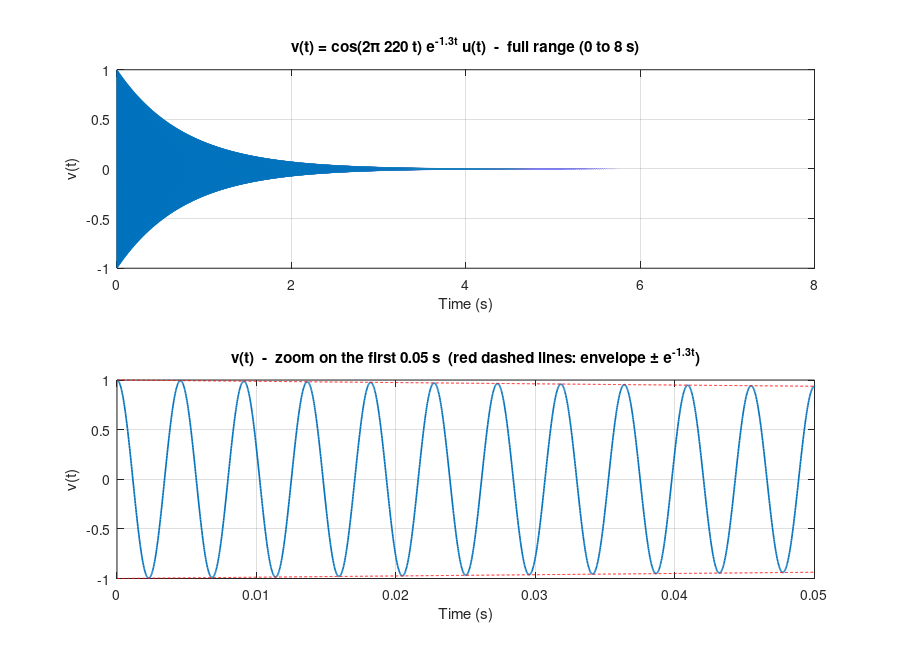
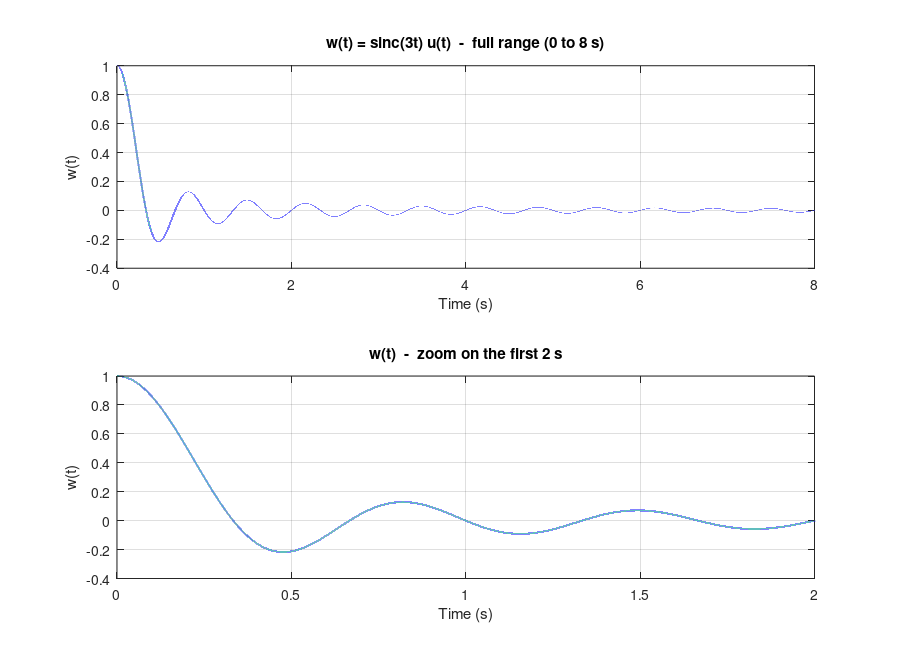
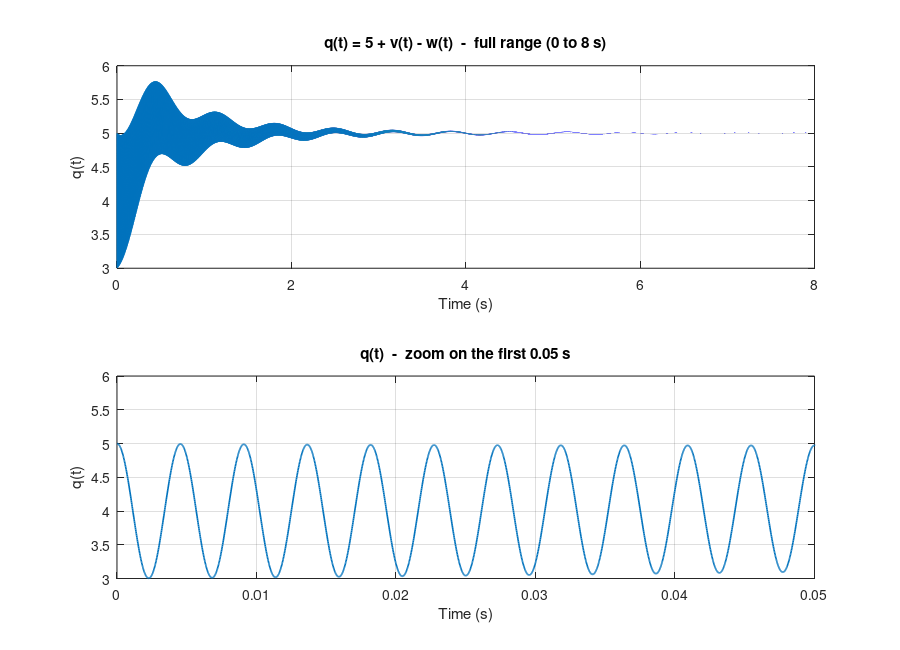
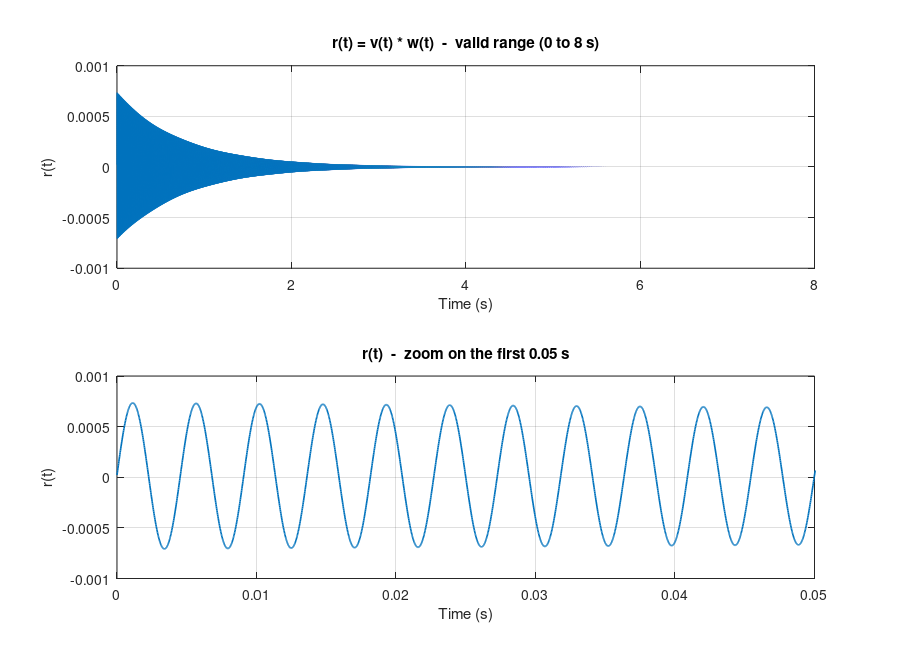

Source code (MATLAB) for these figures, in order:
% =====================================================================
% Signals and Systems (3302-EE-3) - Mini Project - Project Set 10
% Tool    : GNU Octave
%
% Parts:  a) v(t)   b) w(t)   c) q(t)   d) r(t) = v(t) * w(t)
%         e) even and odd parts of r(t)   f) voice power spectrum
% Extra:  sampling-rate check for the convolution
%
% All figures are saved automatically as PNG files in the same folder.
% All printed numbers are also saved in the file results_log.txt.
% =====================================================================
clc; clear; close all;
more off;

% Save everything printed in the Command Window to a text file
if exist("results_log.txt", "file")
  delete("results_log.txt");
end
diary("results_log.txt");

% ---------------------------- Settings -------------------------------
fs = 44100;              % sampling rate (Hz)
dt = 1/fs;               % time between two samples (s)
T  = 8;                  % duration of the signals (s)
f  = 220;                % reference frequency (Hz)
t  = 0:dt:T;             % time axis from 0 to 8 s
N  = length(t);          % number of samples

zoom_end = 0.05;         % zoom window: first 0.05 s (11 cycles of 220 Hz)
fig_size = [0 0 9 6.5];  % size of the saved figures (inches)

% Unit step u(t): it is 1 for every t >= 0, so it is 1 on the whole axis
u = double(t >= 0);

printf("GNU Octave version %s\n", version);
printf("fs = %d Hz, dt = %.4e s, N = %d samples\n\n", fs, dt, N);

% ------------------------- Part a: v(t) ------------------------------
% Cosine of 220 Hz multiplied by a decaying exponential
v = cos(2*pi*f*t) .* exp(-1.3*t) .* u;

figure;
set(gcf, "paperunits", "inches", "paperpositionmode", "manual", ...
         "paperposition", fig_size);
subplot(2,1,1);
plot(t, v); grid on;
xlabel("Time (s)"); ylabel("v(t)");
title("v(t) = cos(2\\pi 220 t) e^{-1.3t} u(t)  -  full range (0 to 8 s)");
subplot(2,1,2);
plot(t, v, "linewidth", 1.2); grid on; hold on;
plot(t,  exp(-1.3*t), "r--");            % upper envelope
plot(t, -exp(-1.3*t), "r--");            % lower envelope
xlim([0 zoom_end]);
xlabel("Time (s)"); ylabel("v(t)");
title("v(t)  -  zoom on the first 0.05 s  (red dashed lines: envelope \\pm e^{-1.3t})");
print("-dpng", "-r150", "fig1_v.png");

printf("Part a: max v = %.4f, min v = %.4f, v(8) = %.3e\n", ...
       max(v), min(v), v(end));

% ------------------------- Part b: w(t) ------------------------------
% Octave definition:  sinc(x) = sin(pi*x) / (pi*x),  and sinc(0) = 1
w = sinc(3*t) .* u;

figure;
set(gcf, "paperunits", "inches", "paperpositionmode", "manual", ...
         "paperposition", fig_size);
subplot(2,1,1);
plot(t, w, "linewidth", 1.2); grid on;
xlabel("Time (s)"); ylabel("w(t)");
title("w(t) = sinc(3t) u(t)  -  full range (0 to 8 s)");
subplot(2,1,2);
plot(t, w, "linewidth", 1.2); grid on;
xlim([0 2]);
xlabel("Time (s)"); ylabel("w(t)");
title("w(t)  -  zoom on the first 2 s");
print("-dpng", "-r150", "fig2_w.png");

printf("Part b: max w = %.4f, min w = %.4f (at t = %.4f s)\n", ...
       max(w), min(w), t(w == min(w)));

% ------------------------- Part c: q(t) ------------------------------
q = 5 + v - w;

figure;
set(gcf, "paperunits", "inches", "paperpositionmode", "manual", ...
         "paperposition", fig_size);
subplot(2,1,1);
plot(t, q); grid on;
xlabel("Time (s)"); ylabel("q(t)");
title("q(t) = 5 + v(t) - w(t)  -  full range (0 to 8 s)");
subplot(2,1,2);
plot(t, q, "linewidth", 1.2); grid on;
xlim([0 zoom_end]);
xlabel("Time (s)"); ylabel("q(t)");
title("q(t)  -  zoom on the first 0.05 s");
print("-dpng", "-r150", "fig3_q.png");

printf("Part c: q(0) = %.4f, max q = %.4f, min q = %.4f, q(8) = %.4f\n\n", ...
       q(1), max(q), min(q), q(end));

% --------------------- Part d: r(t) = v(t) * w(t) --------------------
% fftconv gives the discrete convolution (a sum). Multiplying by dt turns
% the sum into an approximation of the continuous convolution integral.
r_all = fftconv(v, w) * dt;      % length 2N-1, covers 0 to 16 s

% Only 0 to 8 s is valid: for t > 8 s the integral needs values of v and w
% after 8 s, but the signals were cut at 8 s.
r = r_all(1:N);

figure;
set(gcf, "paperunits", "inches", "paperpositionmode", "manual", ...
         "paperposition", fig_size);
subplot(2,1,1);
plot(t, r); grid on;
xlabel("Time (s)"); ylabel("r(t)");
title("r(t) = v(t) * w(t)  -  valid range (0 to 8 s)");
subplot(2,1,2);
plot(t, r, "linewidth", 1.2); grid on;
xlim([0 zoom_end]);
xlabel("Time (s)"); ylabel("r(t)");
title("r(t)  -  zoom on the first 0.05 s");
print("-dpng", "-r150", "fig4_r.png");

% Measurements on r(t)
[r_peak, i_peak] = max(abs(r));
R      = abs(fft(r));
f_axis = (0:N-1) * fs / N;
[~, i_f] = max(R(1:floor(N/2)));
printf("Part d: peak |r| = %.4e at t = %.4f s\n", r_peak, t(i_peak));
printf("        main frequency of r = %.3f Hz\n", f_axis(i_f));
printf("        1/(2*pi*f) = %.4e (expected amplitude)\n", 1/(2*pi*f));
[~, i1] = min(abs(t - 1));
[~, i2] = min(abs(t - 2));
pk1 = max(abs(r(i1 - 200 : i1 + 200)));     % local peak of r near t = 1 s
pk2 = max(abs(r(i2 - 200 : i2 + 200)));     % local peak of r near t = 2 s
printf("        local peak near 1 s = %.4e, near 2 s = %.4e\n", pk1, pk2);
printf("        ratio = %.4f, exp(-1.3) = %.4f\n\n", pk2/pk1, exp(-1.3));

% ---------------- Part e: even and odd parts of r(t) -----------------
% Build a symmetric time axis from -8 to 8 s. r(t) is zero for t < 0.
t_sym = (-(N-1):(N-1)) * dt;
r_sym = [zeros(1, N-1), r];          % r(t) on the symmetric axis
r_rev = fliplr(r_sym);               % r(-t)

r_even = (r_sym + r_rev) / 2;        % even part
r_odd  = (r_sym - r_rev) / 2;        % odd part

figure;
set(gcf, "paperunits", "inches", "paperpositionmode", "manual", ...
         "paperposition", fig_size);
subplot(2,1,1);
plot(t_sym, r_even); grid on;
xlim([-T T]); set(gca, "xtick", -T:2:T);
xlabel("Time (s)"); ylabel("r_e(t)");
title("Even part of r(t):  r_e(t) = [r(t) + r(-t)] / 2");
subplot(2,1,2);
plot(t_sym, r_odd); grid on;
xlim([-T T]); set(gca, "xtick", -T:2:T);
xlabel("Time (s)"); ylabel("r_o(t)");
title("Odd part of r(t):  r_o(t) = [r(t) - r(-t)] / 2");
print("-dpng", "-r150", "fig5_even_odd.png");

figure;
set(gcf, "paperunits", "inches", "paperpositionmode", "manual", ...
         "paperposition", fig_size);
subplot(2,1,1);
plot(t_sym, r_even, "linewidth", 1.2); grid on;
xlim([-zoom_end zoom_end]);
xlabel("Time (s)"); ylabel("r_e(t)");
title("Even part  -  zoom around t = 0");
subplot(2,1,2);
plot(t_sym, r_odd, "linewidth", 1.2); grid on;
xlim([-zoom_end zoom_end]);
xlabel("Time (s)"); ylabel("r_o(t)");
title("Odd part  -  zoom around t = 0");
print("-dpng", "-r150", "fig6_even_odd_zoom.png");

% Numerical checks
pos = t_sym > 0;                                   % samples with t > 0
err_sum  = max(abs(r_even + r_odd - r_sym));       % even + odd = r ?
err_even = max(abs(r_even - fliplr(r_even)));      % r_e(t) =  r_e(-t) ?
err_odd  = max(abs(r_odd  + fliplr(r_odd)));       % r_o(t) = -r_o(-t) ?
err_half = max(abs(r_even(pos) - r_sym(pos)/2));   % r_e = r/2 for t > 0 ?
printf("Part e: max |r_e + r_o - r|       = %.3e\n", err_sum);
printf("        max |r_e(t) - r_e(-t)|    = %.3e\n", err_even);
printf("        max |r_o(t) + r_o(-t)|    = %.3e\n", err_odd);
printf("        max |r_e - r/2| for t > 0 = %.3e\n\n", err_half);

% ---------------- Part f: voice recording and FFT --------------------
voice_file = "voice.wav";

if exist(voice_file, "file")
  [x, fs_a] = audioread(voice_file);
  x  = mean(x, 2)';                 % one channel (mono), as a row
  Na = 8 * fs_a;                    % number of samples in exactly 8 s
  if length(x) >= Na
    x = x(1:Na);                    % keep the first 8 s
  else
    x = [x, zeros(1, Na - length(x))];   % fill with zeros up to 8 s
  end
  ta = (0:Na-1) / fs_a;

  figure;
  set(gcf, "paperunits", "inches", "paperpositionmode", "manual", ...
           "paperposition", [0 0 9 4.5]);
  plot(ta, x); grid on;
  xlabel("Time (s)"); ylabel("Amplitude");
  title("Recorded voice signal (8 s)");
  print("-dpng", "-r150", "fig7_voice_time.png");

  % Power spectrum with the FFT
  X  = fft(x);
  P2 = abs(X).^2 / Na^2;            % two-sided power spectrum
  P1 = P2(1 : Na/2 + 1);            % keep 0 to fs/2
  P1(2:end-1) = 2 * P1(2:end-1);    % one-sided: double the inner bins
  fa = (0 : Na/2) * fs_a / Na;      % frequency axis (Hz)
  P_dB = 10 * log10(P1 + eps);      % power in dB

  % Smoothed spectrum: moving average over 41 bins (about 5 Hz).
  % Speech pitch changes a little with time, so smoothing makes the
  % peaks easier to read.
  M    = 41;
  P_s  = conv(P1, ones(1, M) / M, "same");
  Ps_dB = 10 * log10(P_s + eps);

  % Fundamental frequency: strongest smoothed peak between 70 and 300 Hz
  band = (fa >= 70) & (fa <= 300);           % usual range of voice pitch
  Pb   = P_s;  Pb(~band) = 0;
  [~, i0] = max(Pb);
  f0 = fa(i0);

  % Harmonics: strongest smoothed peak near each multiple of f0
  n_h = 6;
  f_h = zeros(1, n_h);
  L_h = zeros(1, n_h);
  for k = 1:n_h
    near = (fa >= k*f0 - f0/3) & (fa <= k*f0 + f0/3);
    Pk   = P_s;  Pk(~near) = 0;
    [~, ik] = max(Pk);
    f_h(k) = fa(ik);
    L_h(k) = Ps_dB(ik);
  end

  figure;
  set(gcf, "paperunits", "inches", "paperpositionmode", "manual", ...
           "paperposition", fig_size);
  subplot(2,1,1);
  plot(fa, P_dB); grid on;
  xlim([0 fs_a/2]);
  xlabel("Frequency (Hz)"); ylabel("Power (dB)");
  title("One-sided power spectrum of the voice (0 to fs/2)");
  subplot(2,1,2);
  plot(fa, P_dB, "color", [0.6 0.75 0.9]); grid on; hold on;
  plot(fa, Ps_dB, "b", "linewidth", 1.5);
  plot(f_h, L_h, "ro", "markersize", 8, "linewidth", 1.5);
  xlim([0 1000]); ylim([-110 -30]);
  xlabel("Frequency (Hz)"); ylabel("Power (dB)");
  title(["Zoom on 0 to 1000 Hz  (dark line: smoothed spectrum, ", ...
         "red circles: f_0 and its harmonics)"]);
  print("-dpng", "-r150", "fig8_voice_spectrum.png");

  % Measurements on the voice
  printf("Part f: fs = %d Hz, samples = %d, resolution = %.3f Hz\n", ...
         fs_a, Na, fs_a/Na);
  printf("        peak amplitude = %.4f\n", max(abs(x)));
  printf("        mean power (time)   = %.4e\n", mean(x.^2));
  printf("        sum of the spectrum = %.4e\n", sum(P1));
  printf("        fundamental frequency f0 = %.1f Hz\n", f0);
  for k = 1:n_h
    printf("        peak %d: %6.1f Hz = %.2f x f0, level = %6.1f dB\n", ...
           k, f_h(k), f_h(k)/f0, L_h(k));
  end
  P_tot = sum(P1(2:end));                    % total power without DC
  edges = [300 1000 4000 8000];
  for k = 1:length(edges)
    part = sum(P1(fa > 0 & fa <= edges(k))) / P_tot * 100;
    printf("        power below %4d Hz = %.2f %%\n", edges(k), part);
  end
else
  printf("Part f skipped: file %s was not found in this folder.\n", voice_file);
end

% ------------- Extra: sampling-rate check for the convolution --------
% r(t) is computed again with the same method (fftconv multiplied by dt)
% at three sampling rates. Each result is compared with a reference
% computed at a very high sampling rate. The check uses the first 1 s,
% where r(t) is largest. This is allowed because r(t) at time t depends
% only on v and w between 0 and t.
T_test = 1;                   % test duration (s)
fs_ref = 3528000;             % reference rate: a multiple of all test rates
fs_all = [2000 8000 44100];   % sampling rates to test (Hz)

t_ref = 0 : 1/fs_ref : T_test;
v_ref = cos(2*pi*f*t_ref) .* exp(-1.3*t_ref) .* double(t_ref >= 0);
w_ref = sinc(3*t_ref) .* double(t_ref >= 0);
r_ref = fftconv(v_ref, w_ref) / fs_ref;
r_ref = r_ref(1 : length(t_ref));

printf("\nSampling-rate check (first %d s):\n", T_test);
printf("  reference: fs = %d Hz, peak |r| = %.4e\n", fs_ref, max(abs(r_ref)));

for k = 1:length(fs_all)
  fs_k = fs_all(k);
  t_k  = 0 : 1/fs_k : T_test;
  v_k  = cos(2*pi*f*t_k) .* exp(-1.3*t_k) .* double(t_k >= 0);
  w_k  = sinc(3*t_k) .* double(t_k >= 0);
  r_k  = fftconv(v_k, w_k) / fs_k;
  r_k  = r_k(1 : length(t_k));

  step  = fs_ref / fs_k;               % reference samples per test sample
  r_cmp = r_ref(1 : step : end);       % reference at the same time points
  err_k = max(abs(r_k - r_cmp)) / max(abs(r_ref)) * 100;
  printf("  fs = %6d Hz : peak |r| = %.4e , max error = %6.2f %% of the peak\n", ...
         fs_k, max(abs(r_k)), err_k);
end

printf("\nDone. All figures were saved as PNG files.\n");
diary off;
